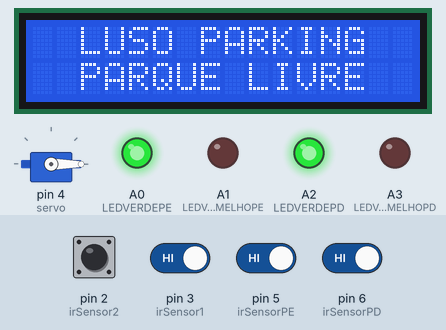
This sketch was run on a simulated Arduino Uno, built with avr-gcc and run on an emulated ATmega328P. Shown: 16×2 character LCD, servo, output pins drawn as LEDs (lit = HIGH). The test bench sets the inputs (shaded band); at power-on: pin 2 (irSensor2), pin 3 (irSensor1), pin 5 (irSensorPE), pin 6 (irSensorPD) HIGH.

Above: at 2.2 s.
2.3 s: pin 3 (irSensor1) driven LOW
At 3.7 s:
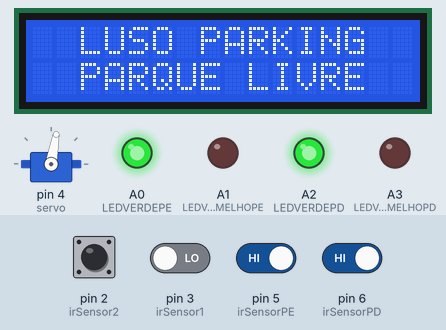
4.6 s: pin 5 (irSensorPE) driven LOW
At 5.3 s:
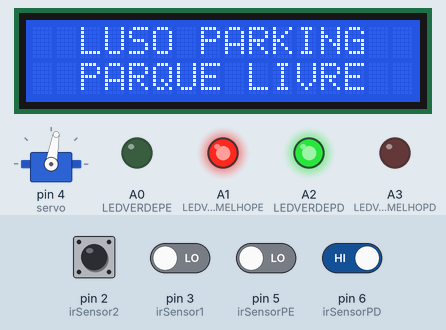
6.1 s: pin 6 (irSensorPD) driven LOW
At 7.2 s:
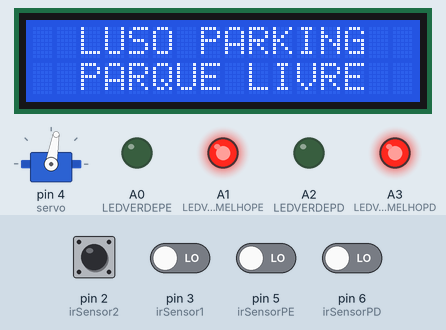
7.7 s: pin 5 (irSensorPE) driven HIGH
At 8.9 s:
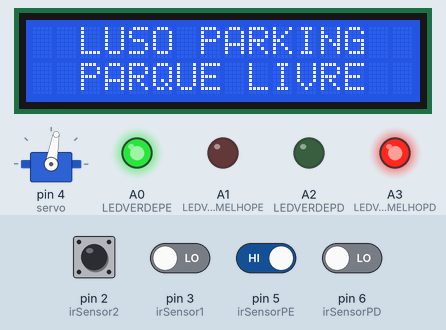
9.2 s: pin 6 (irSensorPD) driven HIGH
At 10.4 s:
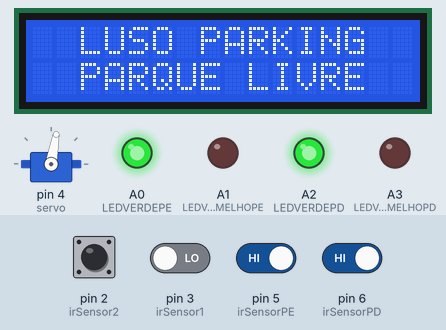
10.7 s: pin 2 (irSensor2) pulsed LOW 2 times (0.12 s each, 0.3 s apart)
Timing chart, 0 to 14.0 s (numbered marks = the images above; inputs shaded):
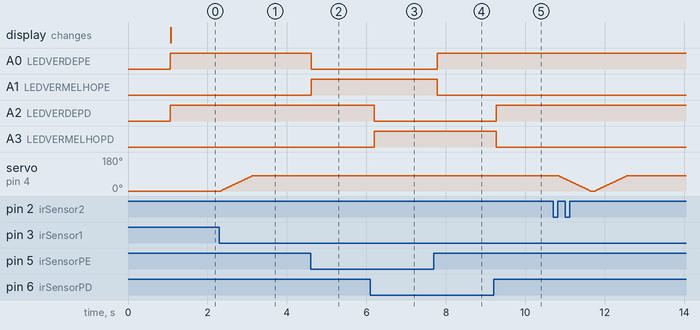

Measured:
- after the input at 2.3 s, servo on pin 4 (servo): moves from 0° to 80° over 0.78 s, starting at once
- after the input at 4.6 s, A0 (LEDVERDEPE): HIGH → LOW at once; A1 (LEDVERMELHOPE): LOW → HIGH at once
- after the input at 6.1 s, A2 (LEDVERDEPD): HIGH → LOW after 0.10 s; A3 (LEDVERMELHOPD): LOW → HIGH after 0.10 s
- after the input at 7.7 s, A0 (LEDVERDEPE): LOW → HIGH after 0.09 s; A1 (LEDVERMELHOPE): HIGH → LOW after 0.09 s
- after the input at 9.2 s, A2 (LEDVERDEPD): LOW → HIGH after 0.07 s; A3 (LEDVERMELHOPD): HIGH → LOW after 0.07 s

The sketch:

ProjetoFinal_G03.ino
```cpp
/* INCLUDES */
#include <LiquidCrystal.h>
#include <Servo.h>

#define LEDVERDEPE A0 //parque esquerdo
#define LEDVERMELHOPE A1 //parque esquerdo vermelho
#define LEDVERDEPD A2
#define LEDVERMELHOPD A3

//INICIALIZAÇÃO DE LCD
const int rs = 13, en = 12, d4 = 11, d5 = 10, d6 = 9, d7 = 8;
LiquidCrystal lcd(rs, en, d4, d5, d6, d7);

//INICIALIZAÇÃO DE VARIÁVEIS GLOBAIS
int irSensor2 = 2;
int irSensor1 = 3;
int irSensorPE = 5;
int irSensorPD = 6;
int pos = 0;
int flag1 = 0;
int flag2 = 0;
int flag3 = 0;
int flag4 = 0;
int s1;
int s2;
int s3;
int s4;
int slot = 2;

Servo servo;

//SETUP

void setup() {
  Serial.begin(9600);
  lcd.begin(16,2);
  lcd.clear();
  lcd.setCursor(2,0);
  lcd.print("LUSO PARKING");
  servo.attach(4);
  servo.write(0);
  countNumeroSlot();
  pinMode(irSensor1,INPUT);
  pinMode(irSensor2,INPUT);
  pinMode(irSensorPE,INPUT);
  pinMode(irSensorPD,INPUT);
  pinMode(LEDVERDEPE,OUTPUT);
  pinMode(LEDVERDEPD,OUTPUT);
  pinMode(LEDVERMELHOPE,OUTPUT);
  pinMode(LEDVERMELHOPD,OUTPUT);
  delay(1000);
}

void abrirCancela(){
  while(pos < 80){
      pos += 2;
      servo.write(pos);
      delay(20);
  }
}

void fecharCancela(){
  while(pos > 0){
    pos -= 2;
    servo.write(pos);
    delay(20);
  }
}


void countNumeroSlot(){
  s3 = digitalRead(irSensorPE);
  s4 = digitalRead(irSensorPD);
  if(s3 == LOW){
    slot -= 1;
  }
  if(s4 == LOW){
    slot -= 1;
  }
}

void reset(){
  flag1 = 0;
  flag2 = 0;
  flag3 = 0;
  flag4 = 0;
}

void loop() {


  /* LEITURA DE SENSORES DE CANCELAS */
  s1 = digitalRead(irSensor1);

  s2 = digitalRead(irSensor2);

  if(slot > 0){

    if(s1 == LOW && pos == 0){
      flag1 = 1;
      abrirCancela();
    }

    if(s2 == LOW && flag2 == 0){
      flag2 = 1;
    }

    if(s2 == HIGH && flag2 == 1 && flag1 ==1){
      fecharCancela();
      reset();
      slot -= 1;
    }
  }

  if(slot < 2){

    if(s2 == LOW && pos == 0){
      flag3 = 1;
      abrirCancela();
    }

    if(s1 == LOW && flag4 == 0){
      flag4 = 1;
    }

    if(s1 == HIGH && flag3 == 1 && flag4 == 1){
      fecharCancela();
      reset();
      slot += 1;
    }
  }

  /* LEITURA SENSORES DE PARQUE DE ESTACIONAMENTO */


  s3 = digitalRead(irSensorPE);

  s4 = digitalRead(irSensorPD);

  /*CONTROLO DE LEDS*/
  if(s3 == LOW){
    digitalWrite(LEDVERMELHOPE,HIGH);
    digitalWrite(LEDVERDEPE,LOW);
  } else {
    digitalWrite(LEDVERDEPE,HIGH);
    digitalWrite(LEDVERMELHOPE,LOW);
  }

  if(s4 == LOW){
    digitalWrite(LEDVERMELHOPD,HIGH);
    digitalWrite(LEDVERDEPD,LOW);
  } else {
    digitalWrite(LEDVERDEPD,HIGH);
    digitalWrite(LEDVERMELHOPD,LOW);
  }

  /*CONTROLO DE INFORMAÇÃO NO LCD 16X02*/

  if(slot == 0){
    lcd.clear();
    lcd.setCursor(2,0);
    lcd.print("LUSO PARKING");
    lcd.setCursor(5,1);
    lcd.print("OCUPADO");
    delay(100);
  } else {
    lcd.clear();
    lcd.setCursor(2,0);
    lcd.print("LUSO PARKING");
    lcd.setCursor(2,1);
    lcd.print("PARQUE LIVRE");
    delay(100);
  }

}
```
